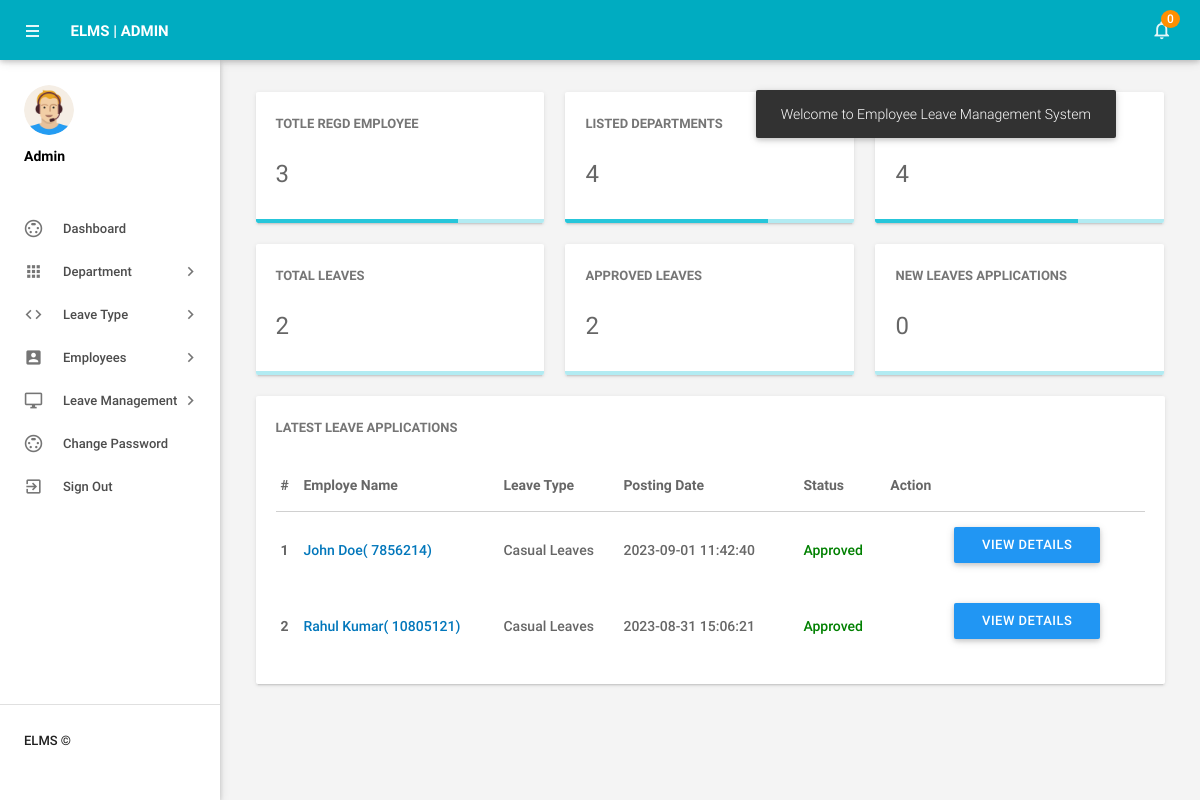
Page /admin/dashboard.php (signed in) on the earlier database version.
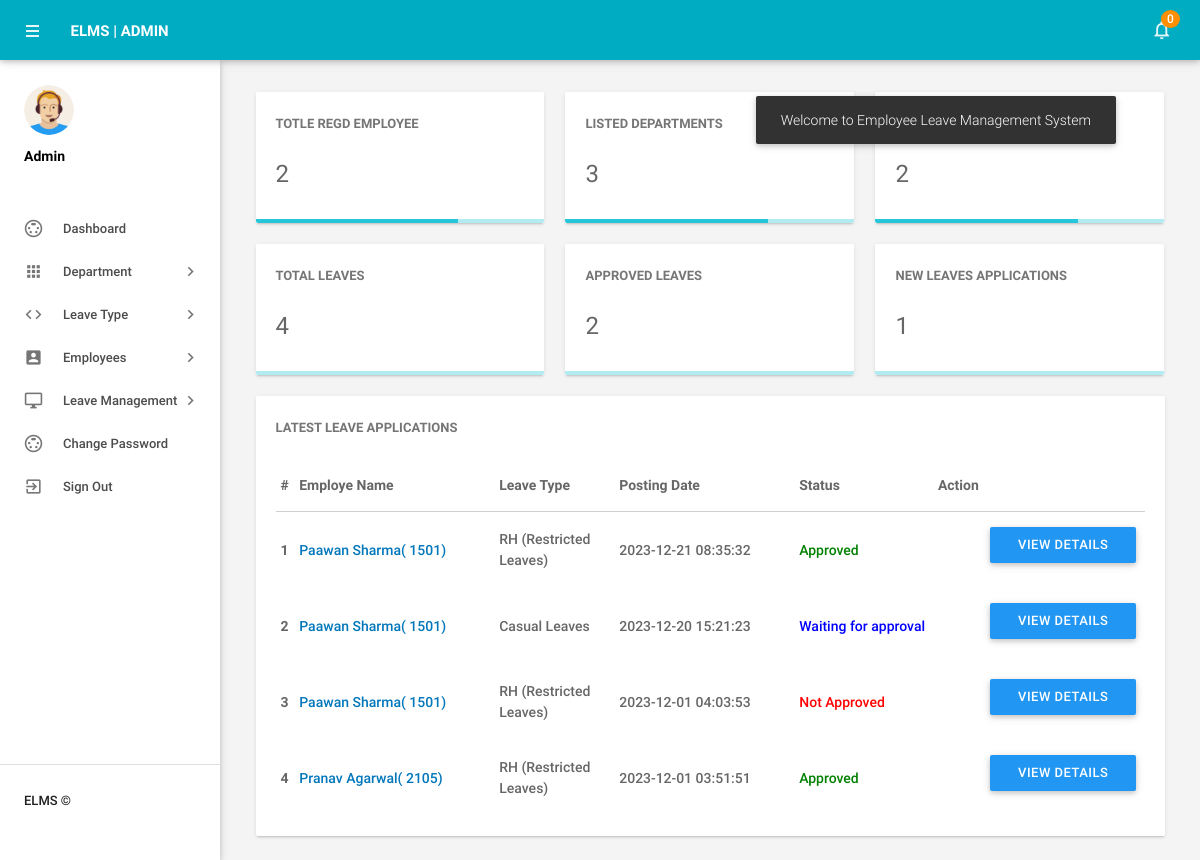
Same page on the later database version.
### tables this page shows
CREATE TABLE `tblleaves` (
  `id` int(11) NOT NULL,
  `LeaveType` varchar(110) DEFAULT NULL,
  `ToDate` varchar(120) DEFAULT NULL,
  `FromDate` varchar(120) DEFAULT NULL,
  `Description` mediumtext DEFAULT NULL,
  `PostingDate` timestamp NULL DEFAULT current_timestamp(),
  `AdminRemark` mediumtext DEFAULT NULL,
  `AdminRemarkDate` varchar(120) DEFAULT NULL,
  `Status` int(1) DEFAULT NULL,
  `IsRead` int(1) DEFAULT NULL,
  `empid` int(11) DEFAULT NULL
);

CREATE TABLE `tblemployees` (
  `id` int(11) NOT NULL,
  `EmpId` varchar(100) NOT NULL,
  `FirstName` varchar(150) DEFAULT NULL,
  `LastName` varchar(150) DEFAULT NULL,
  `EmailId` varchar(200) DEFAULT NULL,
  `Password` varchar(180) DEFAULT NULL,
  `Gender` varchar(100) DEFAULT NULL,
  `Dob` varchar(100) DEFAULT NULL,
  `Department` varchar(255) DEFAULT NULL,
  `Address` varchar(255) DEFAULT NULL,
  `City` varchar(200) DEFAULT NULL,
  `Country` varchar(150) DEFAULT NULL,
  `Phonenumber` char(11) DEFAULT NULL,
  `Status` int(1) DEFAULT NULL,
  `RegDate` timestamp NULL DEFAULT current_timestamp()
);

### admin/dashboard.php (the view, shortened to what the changed rows need)
<?php
include('includes/config.php');
if (strlen($_SESSION['alogin']) == 0) {
    header('location:index.php');
} else {
    ?>
    <!DOCTYPE html>
    <html lang="en">
    <head>
        <link type="text/css" rel="stylesheet" href="../assets/plugins/materialize/css/materialize.min.css" />
        <link href="../assets/plugins/metrojs/MetroJs.min.css" rel="stylesheet">
        <link href="../assets/plugins/weather-icons-master/css/weather-icons.min.css" rel="stylesheet">
        <link href="../assets/css/alpha.min.css" rel="stylesheet" type="text/css" />
        <link href="../assets/css/custom.css" rel="stylesheet" type="text/css" />
    </head>
    <body>
        <?php include('includes/header.php'); ?>
        <?php include('includes/sidebar.php'); ?>
        <main class="mn-inner">
            <div class="">
                <div class="row no-m-t no-m-b">
                    <a href="manageemployee.php" target="blank">
                        <div class="col s12 m12 l4">
                            <div class="card stats-card">
                                <div class="card-content">
                                    <span class="card-title">Totle Regd Employee</span>
                                    <span class="stats-counter">
                                        <?php
                                        $sql = "SELECT id from tblemployees";
                                        $query = $dbh->prepare($sql);
                                        $query->execute();
                                        $empcount = $query->rowCount();
                                        ?>
                                        <span class="counter">
                                            <?php echo htmlentities($empcount); ?>
                                        </span>
                                    </span>
                                </div>
                                <div class="progress stats-card-progress">
                                    <div class="determinate" style="width: 70%"></div>
                                </div>
                            </div>
                        </div>
                    </a>
                    <a href="managedepartments.php" target="blank">
                        <div class="col s12 m12 l4">
                            <div class="card stats-card">
                                <div class="card-content">
                                    <span class="card-title">Listed Departments </span>
                                    <?php
                                    $sql = "SELECT id from tbldepartments";
                                    $query = $dbh->prepare($sql);
                                    $query->execute();
                                    $dptcount = $query->rowCount();
                                    ?>
                                    <span class="stats-counter"><span class="counter">
                                            <?php echo htmlentities($dptcount); ?>
                                        </span></span>
                                </div>
                                <div class="progress stats-card-progress">
                                    <div class="determinate" style="width: 70%"></div>
                                </div>
                            </div>
                        </div>
                    </a>
                    <a href="manageleavetype.php" target="blank">
                        <div class="col s12 m12 l4">
                            <div class="card stats-card">
                                <div class="card-content">
                                    <span class="card-title">Listed leave Type</span>
                                    <?php
                                    $sql = "SELECT id from  tblleavetype";
                                    $query = $dbh->prepare($sql);
                                    $query->execute();
                                    $leavtypcount = $query->rowCount();
                                    ?>
                                    <span class="stats-counter"><span class="counter">
                                            <?php echo htmlentities($leavtypcount); ?>
                                        </span></span>
                                </div>
                                <div class="progress stats-card-progress">
                                    <div class="determinate" style="width: 70%"></div>
                                </div>
                            </div>
                        </div>
                    </a>
                    <a href="leaves.php" target="blank">
                        <div class="col s12 m12 l4">
                            <div class="card stats-card">
                                <div class="card-content">
                                    <span class="card-title">Total Leaves</span>
                                    <?php
                                    $sql = "SELECT id from  tblleaves";
                                    $query = $dbh->prepare($sql);
                                    $query->execute();
                                    $totalleaves = $query->rowCount();
                                    ?>
                                    <span class="stats-counter"><span class="counter">
                                            <?php echo htmlentities($totalleaves); ?>
                                        </span></span>
                                </div>
                                <div class="progress stats-card-progress">
                                </div>
                            </div>
                        </div>
                    </a>
                    <a href="approvedleave-history.php" target="blank">
                        <div class="col s12 m12 l4">
                            <div class="card stats-card">
                                <div class="card-content">
                                    <span class="card-title">Approved Leaves</span>
                                    <?php
                                    $sql = "SELECT id from  tblleaves where Status=1";
                                    $query = $dbh->prepare($sql);
                                    $query->execute();
                                    $approvedleaves = $query->rowCount();
                                    ?>
                                    <span class="stats-counter"><span class="counter">
                                            <?php echo htmlentities($approvedleaves); ?>
                                        </span></span>
                                </div>
                                <div class="progress stats-card-progress">
                                </div>
                            </div>
                        </div>
                    </a>
                    <a href="pending-leavehistory.php" target="blank">
                        <div class="col s12 m12 l4">
                            <div class="card stats-card">
                                <div class="card-content">
                                    <span class="card-title">New Leaves Applications</span>
                                    <?php
                                    $sql = "SELECT id from  tblleaves where Status=0";
                                    $query = $dbh->prepare($sql);
                                    $query->execute();
                                    $approvedleaves = $query->rowCount();
                                    ?>
                                    <span class="stats-counter"><span class="counter">
                                            <?php echo htmlentities($approvedleaves); ?>
                                        </span></span>
                                </div>
                                <div class="progress stats-card-progress">
                                </div>
                            </div>
                        </div>
                    </a>
                </div>
                <div class="row no-m-t no-m-b">
                    <div class="col s15 m12 l12">
                        <div class="card invoices-card">
                            <div class="card-content">
                                <span class="card-title">Latest Leave Applications</span>
                                <table id="example" class="display responsive-table ">
                                    <thead>
                                        <tr>
                                            <th>#</th>
                                            <th width="200">Employe Name</th>
                                            <th width="120">Leave Type</th>
                                            <th width="180">Posting Date</th>
                                            <th>Status</th>
                                            <th align="center">Action</th>
                                        </tr>
                                    </thead>
                                    <tbody>
                                        <?php $sql = "SELECT tblleaves.id as lid,tblemployees.FirstName,tblemployees.LastName,tblemployees.EmpId,tblemployees.id,tblleaves.LeaveType,tblleaves.PostingDate,tblleaves.Status from tblleaves join tblemployees on tblleaves.empid=tblemployees.id order by lid desc limit 6";
                                        $query = $dbh->prepare($sql);
                                        $query->execute();
                                        $results = $query->fetchAll(PDO::FETCH_OBJ);
                                        $cnt = 1;
                                        if ($query->rowCount() > 0) {
                                            foreach ($results as $result) {
                                                ?>
                                                <tr>
                                                    <td> <b>
                                                            <?php echo htmlentities($cnt); ?>
                                                        </b></td>
                                                    <td><a href="editemployee.php?empid=<?php echo htmlentities($result->id); ?>"
                                                            target="_blank">
                                                            <?php echo htmlentities($result->FirstName . " " . $result->LastName); ?>(
                                                            <?php echo htmlentities($result->EmpId); ?>)
                                                        </a></td>
                                                    <td>
                                                        <?php echo htmlentities($result->LeaveType); ?>
                                                    </td>
                                                    <td>
                                                        <?php echo htmlentities($result->PostingDate); ?>
                                                    </td>
                                                    <td>
                                                        <?php $stats = $result->Status;
                                                        if ($stats == 1) {
                                                            ?>
                                                            <span style="color: green">Approved</span>
                                                        <?php }
                                                        if ($stats == 2) { ?>
                                                            <span style="color: red">Not Approved</span>
                                                        <?php }
                                                        if ($stats == 0) { ?>
                                                            <span style="color: blue">Waiting for approval</span>
                                                        <?php } ?>
                                                    </td>
                                                    <td>
                                                    <td><a href="leave-details.php?leaveid=<?php echo htmlentities($result->lid); ?>"
                                                            class="waves-effect waves-light btn blue m-b-xs"> View Details</a></td>
                                                </tr>
                                                <?php $cnt++;
                                            }
                                        } ?>
                                    </tbody>
                                </table>
                            </div>
                        </div>
                    </div>
                </div>
            </div>
        </main>
        </div>
    </body>
    </html>
<?php } ?>

Differences in the rows shown:
removed tblleaves: tblemployees.FirstName+LastName "John Doe", tblemployees.EmpId "7856214", LeaveType "Casual Leaves", PostingDate "2023-09-01 11:42:40", Status "Approved"
removed tblleaves: tblemployees.FirstName+LastName "Rahul Kumar", tblemployees.EmpId "10805121", LeaveType "Casual Leaves", PostingDate "2023-08-31 15:06:21", Status "Approved"
added tblleaves: tblemployees.FirstName+LastName "Paawan Sharma", tblemployees.EmpId "1501", LeaveType "RH (Restricted Leaves)", PostingDate "2023-12-21 08:35:32", Status "Approved"
added tblleaves: tblemployees.FirstName+LastName "Paawan Sharma", tblemployees.EmpId "1501", LeaveType "Casual Leaves", PostingDate "2023-12-20 15:21:23", Status "Waiting for approval"
added tblleaves: tblemployees.FirstName+LastName "Paawan Sharma", tblemployees.EmpId "1501", LeaveType "RH (Restricted Leaves)", PostingDate "2023-12-01 04:03:53", Status "Not Approved"
added tblleaves: tblemployees.FirstName+LastName "Pranav Agarwal", tblemployees.EmpId "2105", LeaveType "RH (Restricted Leaves)", PostingDate "2023-12-01 03:51:51", Status "Approved"
Other differences:
$empcount: "3" → "2"
$dptcount: "4" → "3"
$leavtypcount: "4" → "2"
$totalleaves: "2" → "4"
$approvedleaves: "0" → "1"
